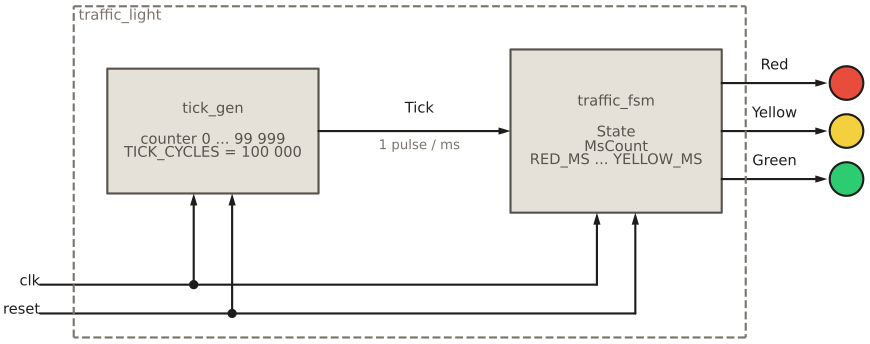

Generate this figure with Python:
"""The traffic-light system: a 1 ms tick generator enabling the traffic-light FSM."""
from schemdraw import flow
from schemdraw import elements as elm
from _style import new_drawing, block, line, GREY, INK


def arrow(d, a, b):
    d.add(elm.Arrow().at(a).to(b))


def lamp(d, xy, color):
    d.add(flow.Circle(r=0.35).at(xy).anchor("center").fill(color).color(INK))


def draw():
    d = new_drawing()
    tick = d.add(block(flow.Box(w=4.4, h=2.6)).at((0, 0)).anchor("center")
                 .label("tick_gen\n\ncounter 0 ... 99 999\nTICK_CYCLES = 100 000",
                        fontsize=11))
    fsm = d.add(block(flow.Box(w=4.4, h=3.4)).at((8.4, 0)).anchor("center")
                .label("traffic_fsm\n\nState\nMsCount\nRED_MS ... YELLOW_MS",
                       fontsize=11))
    arrow(d, tick.E, (fsm.W[0], 0))
    d.add(elm.Label().at((4.2, 0.4)).label("Tick", fontsize=11))
    d.add(elm.Label().at((4.2, -0.4)).label("1 pulse / ms", fontsize=10, color=GREY))

    # clk and reset go to both modules
    bot = -2.6
    for x0, box in ((tick.S[0], tick), (fsm.S[0], fsm)):
        arrow(d, (x0 - 0.4, bot - 0.6), (x0 - 0.4, box.S[1]))
        arrow(d, (x0 + 0.4, bot - 1.2), (x0 + 0.4, box.S[1]))
    line(d, (-3.6, bot - 0.6), (fsm.S[0] - 0.4, bot - 0.6))
    line(d, (-3.6, bot - 1.2), (fsm.S[0] + 0.4, bot - 1.2))
    d.add(elm.Dot().at((tick.S[0] - 0.4, bot - 0.6)))
    d.add(elm.Dot().at((tick.S[0] + 0.4, bot - 1.2)))
    d.add(elm.Label().at((-3.7, bot - 0.6)).label("clk", halign="right", fontsize=11))
    d.add(elm.Label().at((-3.7, bot - 1.2)).label("reset", halign="right", fontsize=11))

    # outputs to the lamps
    ex = fsm.E[0]
    for y, name, color in ((1.0, "Red", "#E74C3C"), (0.0, "Yellow", "#F4D03F"),
                           (-1.0, "Green", "#2ECC71")):
        arrow(d, (ex, y), (ex + 2.2, y))
        d.add(elm.Label().at((ex + 1.0, y + 0.3)).label(name, fontsize=11))
        lamp(d, (ex + 2.6, y), color)

    # module boundary of the top level
    d.add(elm.Line().at((-2.9, 2.6)).to((11.1, 2.6)).linestyle("--").color(GREY))
    d.add(elm.Line().at((11.1, 2.6)).to((11.1, -4.3)).linestyle("--").color(GREY))
    d.add(elm.Line().at((11.1, -4.3)).to((-2.9, -4.3)).linestyle("--").color(GREY))
    d.add(elm.Line().at((-2.9, -4.3)).to((-2.9, 2.6)).linestyle("--").color(GREY))
    d.add(elm.Label().at((-2.7, 2.3)).label("traffic_light", halign="left", fontsize=11,
                                            color=GREY))
    return d
